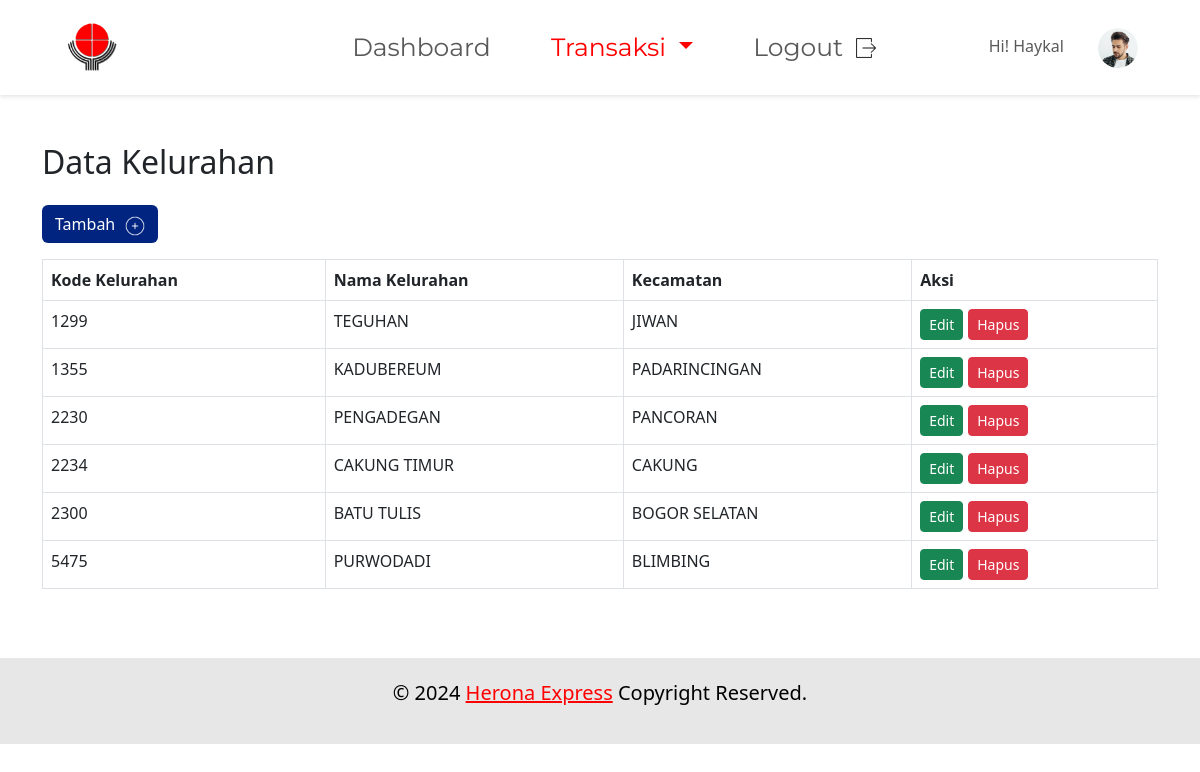
/pengirimanibrahim/Kelurahan/kelurahanlihat1.php, run on the app's committed database.
### tables this page shows
CREATE TABLE `kelurahan` (
  `Kd_Kelurahan` int(11) NOT NULL,
  `Nama_Kelurahan` varchar(30) DEFAULT NULL,
  `Kd_Kecamatan` int(11) NOT NULL
);

CREATE TABLE `kecamatan` (
  `Kd_Kecamatan` int(11) NOT NULL,
  `Nama_Kecamatan` varchar(30) DEFAULT NULL,
  `Kd_Kabupaten` int(11) NOT NULL
);

### pengirimanibrahim/Kelurahan/kelurahanlihat1.php (the view, shortened to what this page needs)
<!DOCTYPE html>
<html lang="en">
  <head>
    <link href="https://cdn.jsdelivr.net/npm/bootstrap@5.3.0-alpha1/dist/css/bootstrap.min.css" rel="stylesheet" />
  </head>
<body>
<?php include '../config.php'; ?>
<?php include $_SERVER['DOCUMENT_ROOT'] . '/pengirimanibrahim/assets/navbar.php'; ?>
    <section class="container mt-5">
        <h2 class="mb-4">Data Kelurahan</h2>
        <div class="d-flex justify-content-between align-items-center">
          <button type="button" class="btn mb-3" style="color: #FFFFFF; background-color: #002480 ;"data-bs-toggle="modal" data-bs-target="#tambahModal">Tambah<img src="/pengirimanibrahim/img/add.png" width="20" height="20" style="margin-left: 10px;" ></img></button>
        </div>
        <div class="table-responsive">
          <table class="table table-bordered">
            <thead>
              <tr>
                <th scope="col">Kode Kelurahan</th>
                <th scope="col">Nama Kelurahan</th>
                <th scope="col">Kecamatan</th>
                <th scope="col">Aksi</th>
              </tr>
            </thead>
            <tbody>
            <?php
            $query = "SELECT kl.Kd_Kelurahan, kl.Nama_Kelurahan, kc.Nama_Kecamatan
                      FROM Kelurahan kl, Kecamatan kc
                      WHERE kl.Kd_Kecamatan = kc.Kd_Kecamatan";
            $result = mysqli_query($db, $query);
            while ($data = mysqli_fetch_assoc($result)) {
                ?>
                <tr>
                    <td><?php echo $data['Kd_Kelurahan']; ?></td>
                    <td><?php echo $data['Nama_Kelurahan']; ?></td>
                    <td><?php echo $data['Nama_Kecamatan']; ?></td>
                    <td>
                        <div class="action-buttons" style="display: flex; gap: 5px;">
                        <a class="btn btn-success btn-sm" href="kelurahanubah1.php?Kd_Kelurahan=<?php echo $data['Kd_Kelurahan']; ?>">Edit</a>
                        <a class="btn btn-danger btn-sm" href="kelurahanhapus.php?Kd_Kelurahan=<?php echo $data['Kd_Kelurahan']; ?>" onclick="return confirm('Apakah Anda yakin ingin menghapus data ini?')">Hapus</a>
                        </div>
                    </td>
                </tr>
                <?php
            }
            ?>
            </tbody>
          </table>
        </div>
      </section>
    <footer class="footer" style="background-color: #e7e7e7; margin-top: 53px; padding: 20px 0;">
    <div class="container">
        <div class="row">
            <div class="col-12">
                <p class="text-center" style="font-size: 20px; color: #000; font-weight: 400;">
                    <span>© 2024</span>
                    <a href="https://www.heronaexpress.co.id/lokasi.php#" class="text-link" style="color: red;" target="_blank">Herona Express</a>
                    <span>Copyright Reserved.</span>
                </p>
            </div>
        </div>
    </div>
</footer>
</body>
</html>

### data on the page
kelurahan: Kd_Kelurahan "1299", Nama_Kelurahan "TEGUHAN", Kd_Kecamatan.Nama_Kecamatan "JIWAN"
kelurahan: Kd_Kelurahan "1355", Nama_Kelurahan "KADUBEREUM", Kd_Kecamatan.Nama_Kecamatan "PADARINCINGAN"
kelurahan: Kd_Kelurahan "2230", Nama_Kelurahan "PENGADEGAN", Kd_Kecamatan.Nama_Kecamatan "PANCORAN"
kelurahan: Kd_Kelurahan "2234", Nama_Kelurahan "CAKUNG TIMUR", Kd_Kecamatan.Nama_Kecamatan "CAKUNG"
kelurahan: Kd_Kelurahan "2300", Nama_Kelurahan "BATU TULIS", Kd_Kecamatan.Nama_Kecamatan "BOGOR SELATAN"
kelurahan: Kd_Kelurahan "5475", Nama_Kelurahan "PURWODADI", Kd_Kecamatan.Nama_Kecamatan "BLIMBING"
